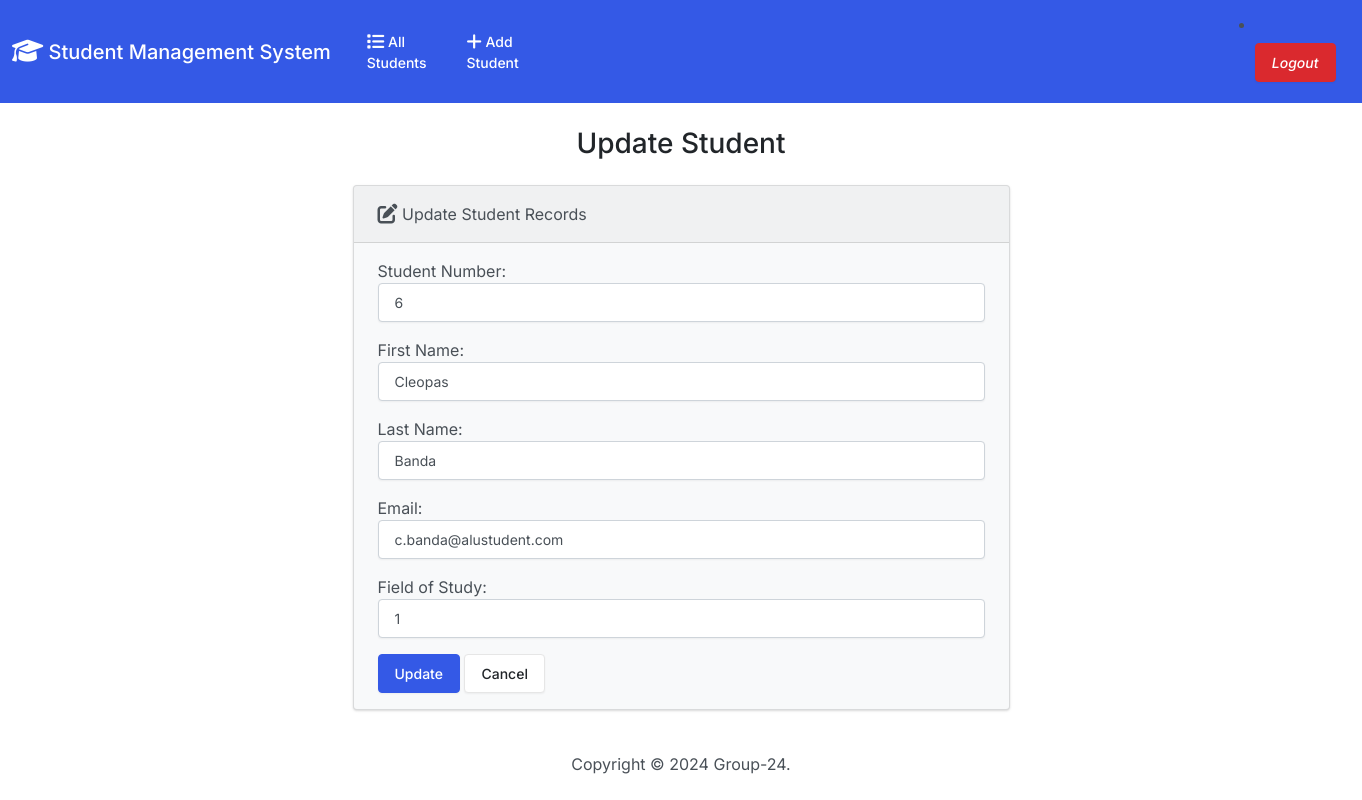
The app's page /update/6 with its own data.
### app/models.py (models this page shows, shortened)
class Student(models.Model):
   student_number = models.PositiveIntegerField(primary_key=True,auto_created=True,unique=True)
   first_name = models.CharField(max_length=256)
   last_name = models.CharField(max_length=256)
   email = models.EmailField(unique=True)
   field_of_study = models.ForeignKey(Major,on_delete=models.CASCADE,related_name='student')

### app/views.py (the view)
# urls.py: path('update/<int:id>',views.update,name='update'),
def update(request, id):
  if request.method == 'POST' and request.user.is_superuser:
    student = Student.objects.get(pk=id)
    form = StudentForm(request.POST,instance=student)
    if form.is_valid():
      form.save()
      return render(request, 'edit.html', {
        'form': form,
        'success': True
      })
  else:
    student = Student.objects.get(pk=id)
    form = StudentForm(instance=student)
  return render(request, 'edit.html', {
    'form': form
  })

### app/forms.py
class StudentForm(forms.ModelForm):
  class Meta:
    model = Student
    fields = ['student_number', 'first_name', 'last_name', 'email', 'field_of_study',]
    labels = {
      'student_number': 'Student Number',
      'first_name': 'First Name',
      'last_name': 'Last Name',
      'email': 'Email',
      'field_of_study': 'Field of Study',
    }
    widgets = {
      'student_number': forms.NumberInput(attrs={'class': 'form-control'}),
      'first_name': forms.TextInput(attrs={'class': 'form-control'}),
      'last_name': forms.TextInput(attrs={'class': 'form-control'}),
      'email': forms.EmailInput(attrs={'class': 'form-control'}),
      'field_of_study': forms.TextInput(attrs={'class': 'form-control'}),
    }

### templates/edit.html (shortened to what this page needs)
{% extends "base.html" %}
{% block body %}
  <h3 class="text-center m-4">Update Student</h3>
  {% if success %}
    <div class="alert alert-success" role="alert">
      The student updated successfully.
      <a href="{% url 'index' %}" class="alert-link">Go to Home Page.</a>
    </div>
  {% else %}
    <div class="row justify-content-center">
      <div class="col-6">
        <div class="card bg-light mb-3">
          <div class="card-header">
            <i class="fa-solid fa-pen-to-square fa-lg"></i> Update Student Records
          </div>
          <div class="card-body">
            <form action="" method="POST">
              {{ form.as_p }}
              <button type="submit" class="btn btn-primary">Update</button>
              <a href="{% url 'index' %}" class="btn btn-secondary">Cancel</a>
            </form>
          </div>
        </div>
      </div>
    </div>
  {% endif %}
{% endblock %}

### records on screen
Student: student_number "6", first_name "Cleopas", last_name "Banda", email "c.banda@alustudent.com", field_of_study "1"
